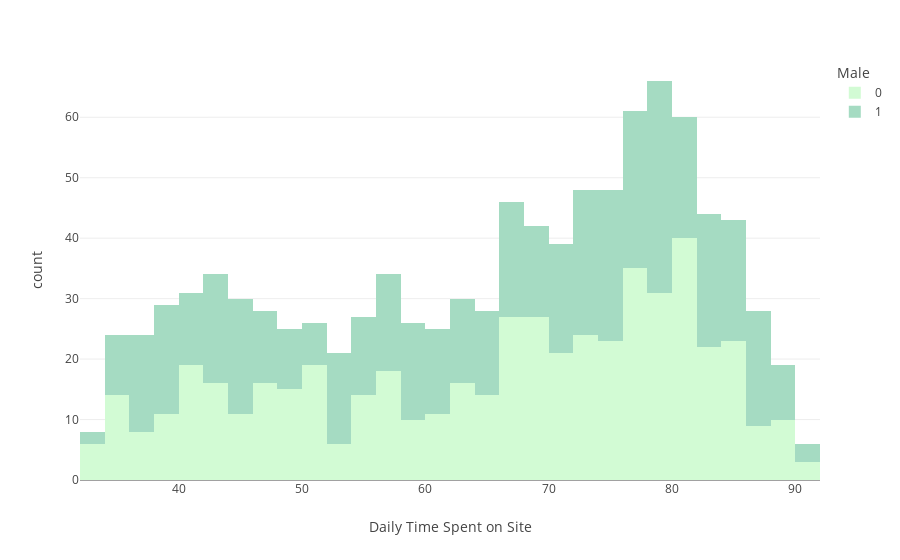

Notebook code for this chart:
### Code cell
# Daily Time Spent on Site by men and female 

px.histogram(df,x='Daily Time Spent on Site', 
             color='Male',
             template="none",
             color_discrete_sequence= px.colors.sequential.Darkmint)

### Figure 1 — Plotly figure (JSON) as saved in the notebook; plotly's stock layout.template omitted (floating-point values rounded to 4 significant figures; data arrays with more than 128 entries replaced by an {"elided": "..."} marker saying what was removed)
{"data": [{"alignmentgroup": "True", "bingroup": "x", "hovertemplate": "Male=0<br>Daily Time Spent on Site=%{x}<br>count=%{y}<extra></extra>", "legendgroup": "0", "marker": {"color": "rgb(210, 251, 212)", "pattern": {"shape": ""}}, "name": "0", "offsetgroup": "0", "orientation": "v", "showlegend": true, "type": "histogram", "x": {"elided": "519 float values"}, "xaxis": "x", "yaxis": "y"}, {"alignmentgroup": "True", "bingroup": "x", "hovertemplate": "Male=1<br>Daily Time Spent on Site=%{x}<br>count=%{y}<extra></extra>", "legendgroup": "1", "marker": {"color": "rgb(165, 219, 194)", "pattern": {"shape": ""}}, "name": "1", "offsetgroup": "1", "orientation": "v", "showlegend": true, "type": "histogram", "x": {"elided": "481 float values"}, "xaxis": "x", "yaxis": "y"}], "layout": {"barmode": "relative", "legend": {"title": {"text": "Male"}, "tracegroupgap": 0}, "margin": {"t": 60}, "xaxis": {"anchor": "y", "domain": [0, 1], "title": {"text": "Daily Time Spent on Site"}}, "yaxis": {"anchor": "x", "domain": [0, 1], "title": {"text": "count"}}}}
